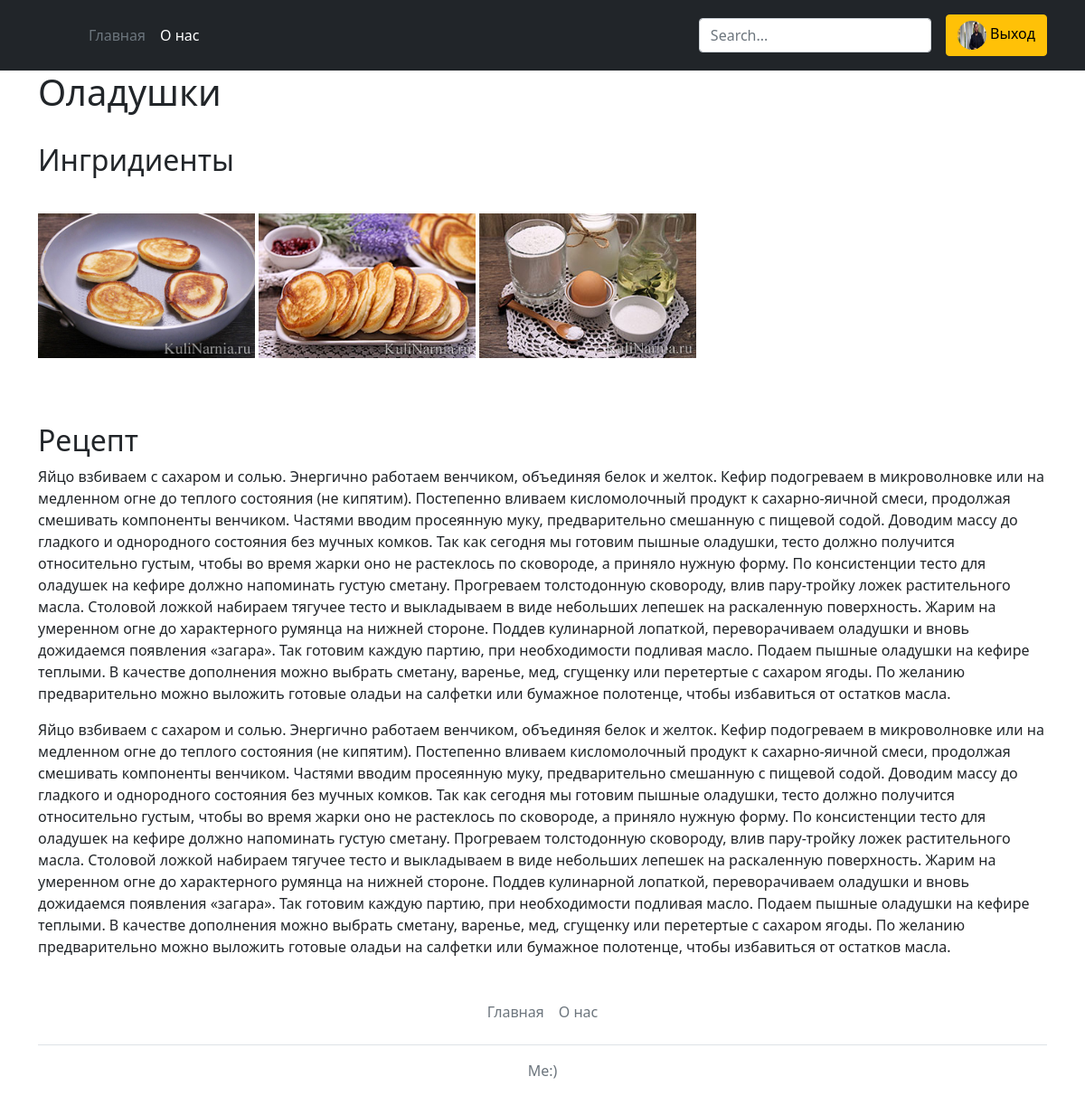
The page /recipe/2 (signed in) on the database its author committed.
### data/users.py (models this page shows, shortened)
class User(SqlAlchemyBase, UserMixin, SerializerMixin):
    __tablename__ = 'users'
    id = sqlalchemy.Column(sqlalchemy.Integer,
                           primary_key=True, autoincrement=True)
    name = sqlalchemy.Column(sqlalchemy.String, nullable=True, unique=True)
    about = sqlalchemy.Column(sqlalchemy.String, nullable=True)
    email = sqlalchemy.Column(sqlalchemy.String,
                              index=True, unique=True, nullable=True)
    hashed_password = sqlalchemy.Column(sqlalchemy.String, nullable=True)
    created_date = sqlalchemy.Column(sqlalchemy.DateTime,
                                     default=datetime.datetime.now)
    logo = sqlalchemy.Column(sqlalchemy.String)
    recipes = orm.relation("News", back_populates='user')

### data/news.py (models this page shows)
class News(SqlAlchemyBase, SerializerMixin):
    __tablename__ = 'news'
    id = sqlalchemy.Column(sqlalchemy.Integer,
                           primary_key=True, autoincrement=True)
    title = sqlalchemy.Column(sqlalchemy.String, nullable=True)
    content = sqlalchemy.Column(sqlalchemy.String, nullable=True)
    show_cont = sqlalchemy.Column(sqlalchemy.String, nullable=True)
    created_date = sqlalchemy.Column(sqlalchemy.DateTime,
                                     default=datetime.datetime.now)
    is_private = sqlalchemy.Column(sqlalchemy.Boolean, default=True)
    log = sqlalchemy.Column(sqlalchemy.String, nullable=True)
    imgs = sqlalchemy.Column(sqlalchemy.String, nullable=True)
    ingr = sqlalchemy.Column(sqlalchemy.String, nullable=True)
    user_id = sqlalchemy.Column(sqlalchemy.Integer,
                                sqlalchemy.ForeignKey("users.id"))
    user = orm.relation('User')
    categories = orm.relation("Category",
                              secondary="association",
                              backref="news")

### main.py (the view)
@app.route('/recipe/<int:id>', methods=['GET', 'POST'])
@login_required
def show_rec(id):
    db_sess = db_session.create_session()
    news = db_sess.query(News).filter(News.id == id).first()
    a = bool(news.imgs)
    return render_template('recipe.html',
                           title='#',
                           content=news.content, tite=news.title, imgs=news.imgs.split(), ch=a,
                           ings=news.ingr, rec=news.content)

### data/db_session.py (called while the page is built)
def create_session() -> Session:
    global __factory
    return __factory()

### main.py (called while the page is built)
@login_manager.user_loader
def load_user(user_id):
    db_sess = db_session.create_session()
    return db_sess.query(User).get(user_id)

### templates/recipe.html (shortened to what this page needs)
{% extends "base.html" %}
{% block content %}
<h1>{{tite}}</h1><br>
<h2>Ингридиенты</h2>
<br>
{% if ch %}
<div class="scrolling">
    {% for item in imgs%}
    <img src='/{{item}}' alt=""/>
    {%endfor%}
</div>
<br>
{% endif %}
<h2>Рецепт</h2>
<p>{{rec}}</p>
{{ content }}
{% endblock %}

### templates/base.html (shortened to what this page needs)
<!doctype html>
<html lang="en">
<head>
    <link href="{{ url_for('static', filename='css/bootstrap.min.css') }}" rel="stylesheet">
</head>
<body>
<header class="p-3 bg-dark text-white">
    <div class="container">
        <div class="d-flex flex-wrap align-items-center justify-content-center justify-content-lg-start">
            <a href="/" class="d-flex align-items-center mb-2 mb-lg-0 text-white text-decoration-none">
                <svg class="bi me-2" width="40" height="32" role="img" aria-label="Bootstrap">
                    <use xlink:href="#bootstrap"/>
                </svg>
            </a>
            <ul class="nav col-12 col-lg-auto me-lg-auto mb-2 justify-content-center mb-md-0">
                <li><a href="/" class="nav-link px-2 text-secondary">Главная</a></li>
                <li><a href="/about" class="nav-link px-2 text-white">О нас</a></li>
            </ul>
            <form class="col-12 col-lg-auto mb-3 mb-lg-0 me-lg-3">
                <form action="../search/">
                    <div class="input-group form-outline">
                            <input type="text" id="form1" name="search" placeholder="Search..." class="form-control"/>
                    </div>
                </form>
            </form>
            <div class="text-end">
                {% if current_user.is_authenticated %}
                <a class="btn btn-warning" href="/logout">
                    <img src="/{{ current_user.logo }}" alt="{{ current_user.name }}" width="32" height="32"
                         class="rounded-circle">
                    Выход</a>
                {% else %}
                <a class="btn btn-warning" href="/register">Зарегистрироваться</a>
                <a class="btn btn-outline-light me-2" href="/login">Войти</a>
                {% endif %}
            </div>
        </div>
    </div>
</header>
<main role="main" class="container">
    {% block content %}{% endblock %}
</main>
<div class="container">
    <footer class="py-3 my-4">
        <ul class="nav justify-content-center border-bottom pb-3 mb-3">
            <li class="nav-item"><a href="/" class="nav-link px-2 text-muted">Главная</a></li>
            <li class="nav-item"><a href="/about" class="nav-link px-2 text-muted">О нас</a></li>
        </ul>
        <p class="text-center text-muted">Me:)</p>
    </footer>
</div>
</body>
</html>

### templates/recipe.html (style rules this page uses)
.scrolling { margin: 0 left; width: 60em; height: 13em; overflow-x: scroll; overflow-y: hidden; white-space: nowrap; word-wrap: normal; }
.scrolling img { width: 15em; height: 10em; }

### rows shown on the page
User: logo (picture)
News: title "Оладушки", content "Яйцо взбиваем с сахаром и солью. Энергично работаем венчиком, объединяя белок и желток. Кефир подогреваем в микроволновке или на медленном огне до теплого состояния (не кипятим). Постепенно вливаем кисломолочный продукт к сахарно-яичной смеси, продолжая смешивать компоненты венчиком. Частями вводим просеянную муку, предварительно смешанную с пищевой содой. Доводим массу до гладкого и однородного состояния без мучных комков. Так как сегодня мы готовим пышные оладушки, тесто должно получится относительно густым, чтобы во время жарки оно не растеклось по сковороде, а приняло нужную форму. По консистенции тесто для оладушек на кефире должно напоминать густую сметану. Прогреваем толстодонную…"
